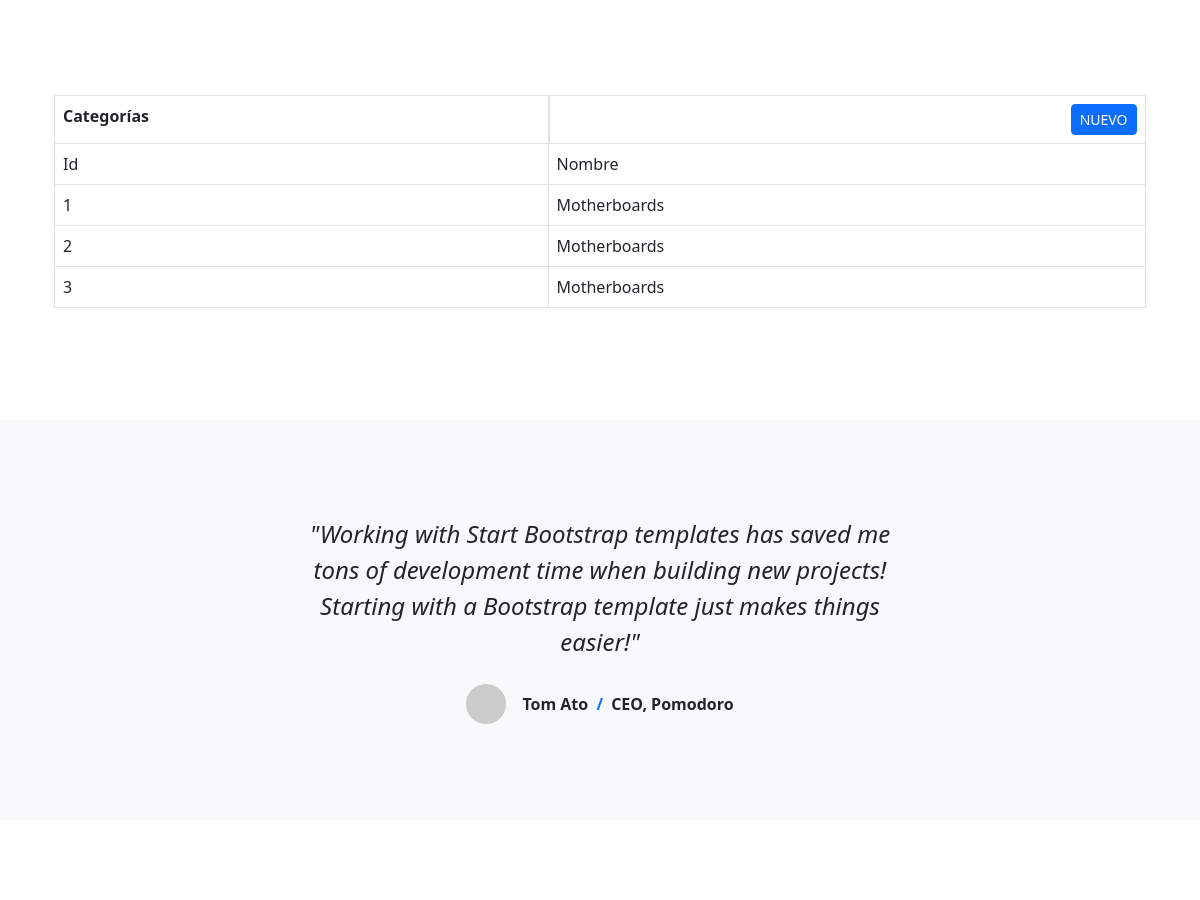
Page /AppCoder/categorias (middle part) on the earlier database version.
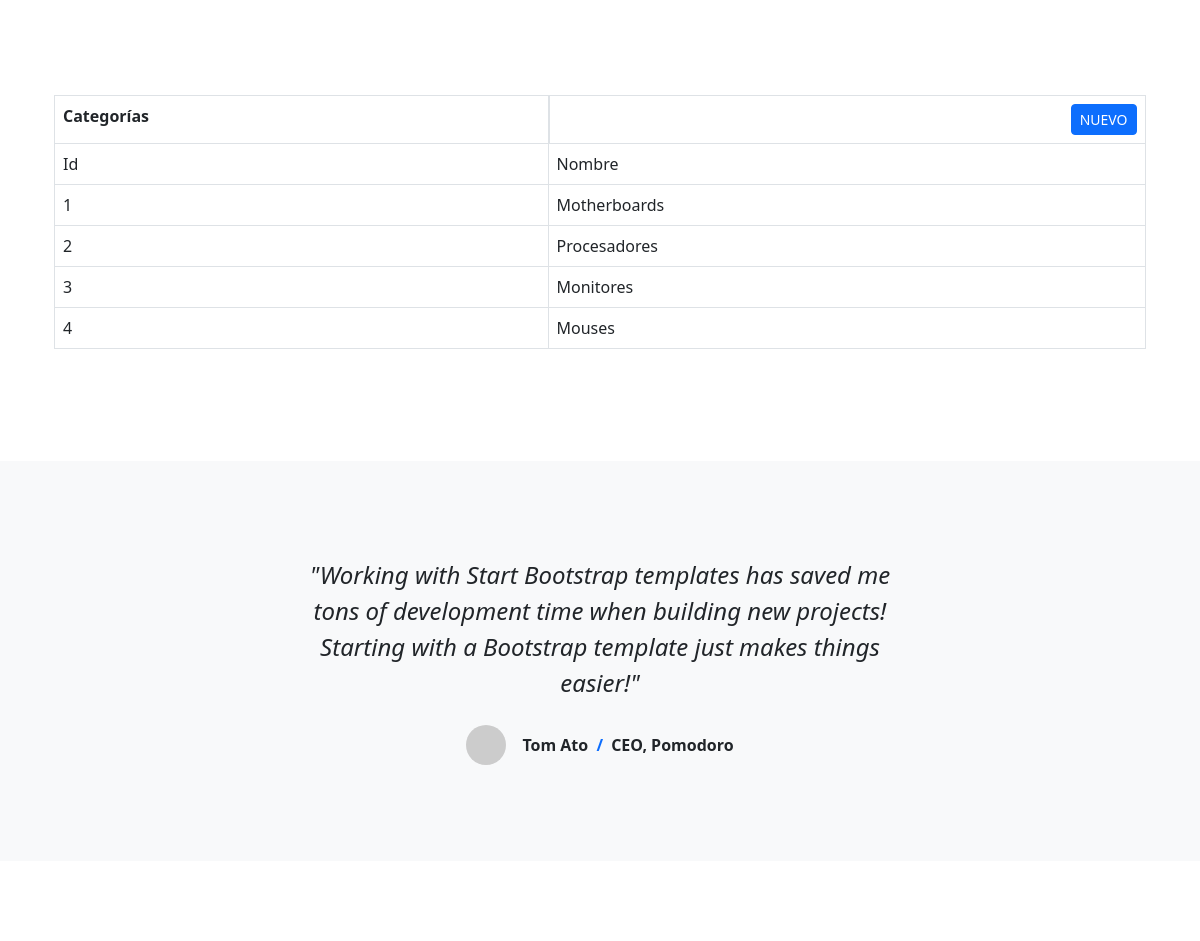
Same page on the later database version.
### AppCoder/models.py (models this page shows)
class Categorias(models.Model):
    nombre = models.CharField(max_length=40)

### AppCoder/views.py (the view)
# urls.py: path('categorias', views.categorias, name="categorias"),
def categorias(request):
    categorias = Categorias.objects.all()
    return render(request, "AppCoder/categorias.html", {"categorias":categorias})

### AppCoder/templates/AppCoder/categorias.html
{% extends 'AppCoder/padre.html' %}
{% load static %}
{% block contenidoQueCambia %}
<table class="table table-bordered">
    <tr>
        <td><b>Categorías</b></td>
        <td class="d-flex justify-content-end">
            <a class="btn btn-primary btn-sm" href="{% url 'categoriasFormulario' %}">NUEVO</a>
        </td>
    </tr>
    <tr>
        <td>Id</td>
        <td>Nombre</td>
    </tr>
{% if categorias %}
    {% for categoria in categorias %}
        <tr>
            <td>{{ categoria.id }}</td>
            <td>{{ categoria.nombre }}</td>
        </tr>
    {% endfor %}
{% endif %}
</table>
{% endblock %}

Differences in the rows shown:
changed Categorias id 2: nombre "Motherboards" → "Procesadores"
changed Categorias id 3: nombre "Motherboards" → "Monitores"
added Categorias: id "4", nombre "Mouses"
